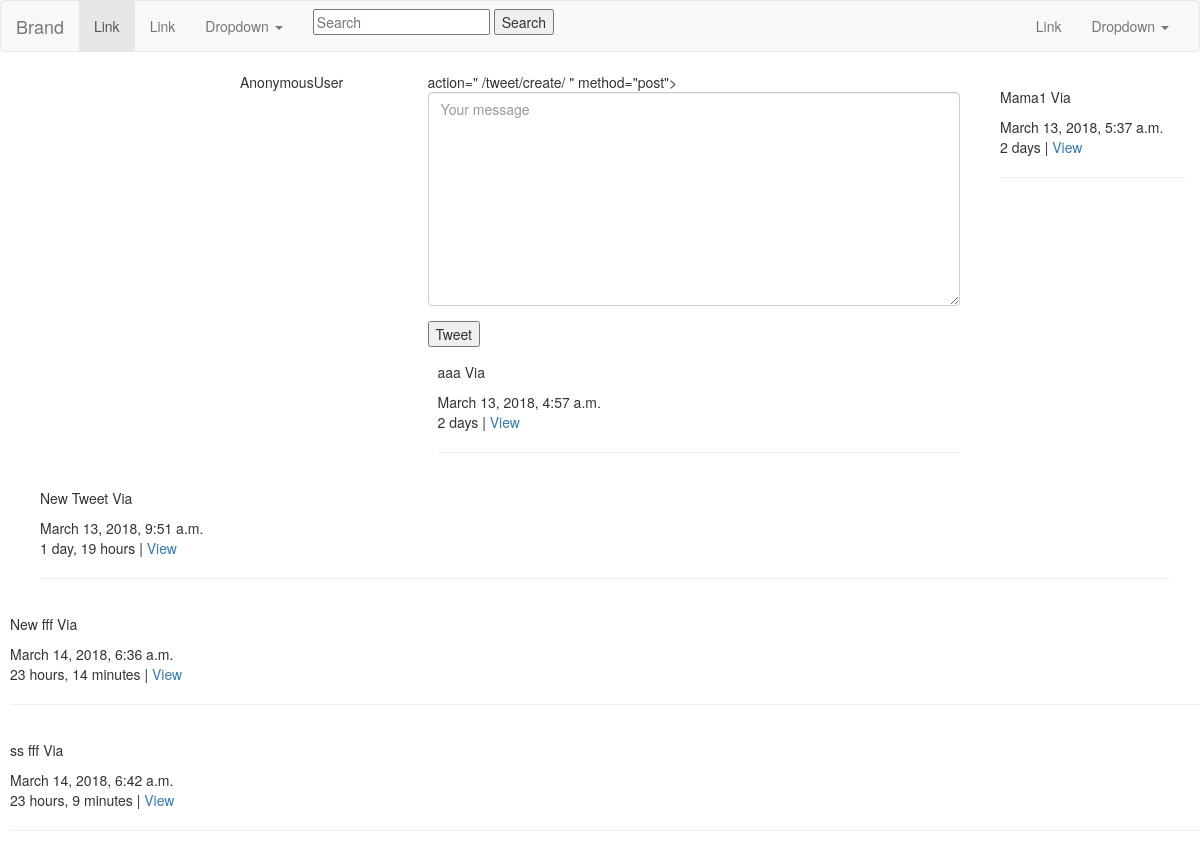
Page /tweet/search/ on the committed database.
### tweets/models.py (models this page shows, shortened)
class Tweet(models.Model):
    parent      = models.ForeignKey("self", blank=True, null=True)
    user        = models.ForeignKey(User)
    content     = models.CharField(max_length=200, unique=True, validators=[clean_content])
    liked       = models.ManyToManyField(settings.AUTH_USER_MODEL, blank=True, related_name="liked")
    updated     = models.DateTimeField(auto_now=True)
    timestamp   = models.DateTimeField(auto_now_add=True)
    objects = TweetManager()
    def get_absolute_url(self):
        return reverse("tweet:detail", kwargs={"pk":self.pk})

### tweets/views.py (the view)
class TweetListView(ListView):
    template_name = "tweets/list_view.html"
    queryset = Tweet.objects.all()
    def get_queryset(self, *args, **kwargs):
        qs = Tweet.objects.all()
        print(self.request.GET)
        query = self.request.GET.get("q", None)
        if query is not None:
            qs = qs.filter(
                Q(content__icontains=query) |
                Q(user__username__icontains=query)
            )
        return qs
    def get_context_data(self, **kwargs):
        context = super(TweetListView, self).get_context_data(**kwargs)
        context['now'] = Tweet.objects.all()
        context['create_form'] = TweetModelForm()
        context['create_url'] = reverse_lazy('tweet:create')
        return context

### tweets/forms.py
class TweetModelForm(forms.ModelForm):
    content = forms.CharField(label='', widget=forms.Textarea(
        attrs={
            "placeholder": "Your message",
            "class": "form-control"
        }
    ))
    class Meta:
        model = Tweet
        fields = [
            'content'
        ]

### tweets/templates/tweets/list_view.html (shortened to what this page needs)
{% extends "base.html" %}
{% block content %}
<div class="row">
    <div class="col-sm-8 col-sm-offset-2">
        <div class="col-sm-3">
              {{request.user}}
        </div>
        <div class="col-sm-9">
            {% if not request.GET.q %}
            <div>
                                {% include "tweets/forms.html" with form=create_form action_url=create_url btn_value='Tweet'%}
            </div>
            {% endif%}
            {% for object in object_list%}
             <div class="media">
          <div class="media-left">
          </div>
          <div class="media-body">
            <p>  {{object.content}} Via</p>
               {{object.timestamp}} <br>
   {{object.timestamp|timesince}} | <a href="{{object.get_absolute_url}}">View</a>
            <hr>
          </div>
        </div>
        </div>
{% empty %}
   <p>No Tweet yet.</p>
    {% endfor%}
{% endblock content%}

### templates/base.html (shortened to what this page needs)
{% load static %}
<!DOCTYPE html>
<html lang="en">
  <head>
    <link href="{% static 'css/bootstrap.min.css' %}" rel="stylesheet">
  </head>
  <body>
        {% include "nav.html"%}
    <div class="container">
        {% block content %}
        {% endblock content%}
  </body>
</html>

### templates/nav.html (shortened to what this page needs)
<nav class="navbar navbar-default">
  <div class="container-fluid">
    <div class="navbar-header">
      <a class="navbar-brand" href="{% url 'home'%}">Brand</a>
    </div>
    <div class="collapse navbar-collapse" id="bs-example-navbar-collapse-1">
      <ul class="nav navbar-nav">
        <li class="active"><a href="#">Link <span class="sr-only">(current)</span></a></li>
        <li><a href="#">Link</a></li>
        <li class="dropdown">
          <a href="#" class="dropdown-toggle" data-toggle="dropdown" role="button" aria-haspopup="true" aria-expanded="false">Dropdown <span class="caret"></span></a>
        </li>
      </ul>
      {% include "tweets/search_form.html" %}
      <ul class="nav navbar-nav navbar-right">
        <li><a href="#">Link</a></li>
        <li class="dropdown">
          <a href="#" class="dropdown-toggle" data-toggle="dropdown" role="button" aria-haspopup="true" aria-expanded="false">Dropdown <span class="caret"></span></a>
        </li>
      </ul>
    </div>
  </div>
</nav>

### tweets/templates/tweets/search_form.html
    <form method="GET" action="{% url 'tweet:list' %}" class="navbar-form navbar-left">
        <div class="form-group">
             <input type="text" placeholder="Search" name="q" value="{{request.GET.q}}">
             <input type="submit" value="Search">
        </div>
    </form>

### tweets/templates/tweets/forms.html (shortened to what this page needs)
{% load crispy_forms_tags %}
<!DOCTYPE html>
<html lang="en">
<head>
</head>
<body>
<form> action="{% if action_url%} {{action_url}} {% endif %}" method="post">{% csrf_token %}
    {{ form|crispy }}
    <input type="submit" value="{{btn_value}}" />
</form>
</body>
</html>

### rows in the picture
Tweet: content "aaa", timestamp "March 13, 2018, 4:57 a.m.", timestamp "2 days"
Tweet: content "Mama1", timestamp "March 13, 2018, 5:37 a.m.", timestamp "2 days"
Tweet: content "New Tweet", timestamp "March 13, 2018, 9:51 a.m.", timestamp "1 day, 19 hours"
Tweet: content "New fff", timestamp "March 14, 2018, 6:36 a.m.", timestamp "23 hours, 14 minutes"
Tweet: content "ss fff", timestamp "March 14, 2018, 6:42 a.m.", timestamp "23 hours, 9 minutes"

### other values in the picture
{{ request.user }} "AnonymousUser"
{{ action_url }} "/tweet/create/"
